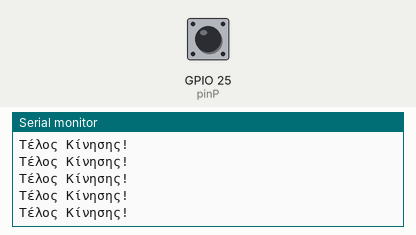
Recording of a sketch running on a simulated ESP32. Shown: the last lines printed to the serial monitor. The inputs (shaded band) are chosen by the test bench; at power-on: GPIO 25 (pinP) LOW.

Above: at 1.2 s.
1.3 s: GPIO 25 (pinP) driven HIGH
At 2.0 s:
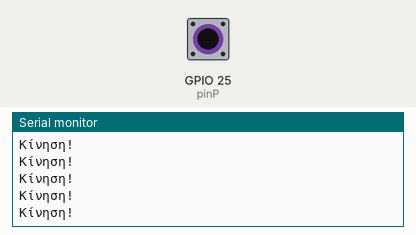
3.2 s: GPIO 25 (pinP) driven LOW
At 4.2 s:
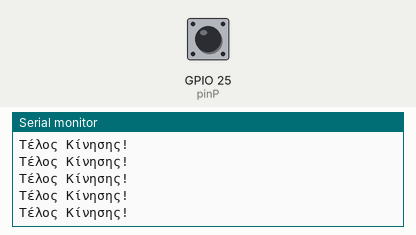
6.2 s: GPIO 25 (pinP) driven HIGH
At 6.9 s:
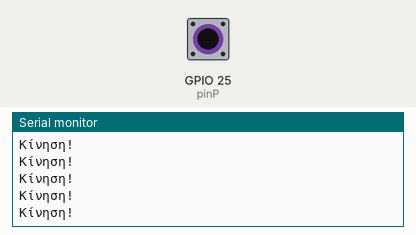
9.2 s: GPIO 25 (pinP) pulsed LOW 2 times (0.12 s each, 0.3 s apart)
12.8 s: GPIO 25 (pinP) driven LOW
At 13.9 s:
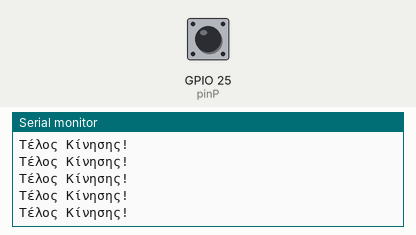
15.8 s: GPIO 25 (pinP) driven HIGH
At 16.9 s:
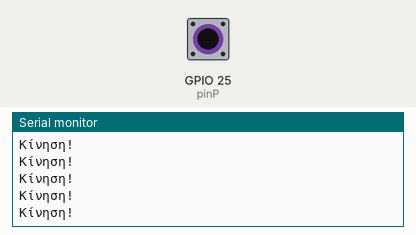

The sketch:

pir_test.ino
```cpp
/*
 Δοκιμαστικό πρόγραμμα για τον αισθητήρα PIR
 Διαβάζει τις τιμές που παίρνει ο αισθητήρας
 και εμφανίζει στο serial monitor αν υπάρχει κίνηση
*/

//Σταθερές
#define pinP 25         //Ονομάζω pinP το pin 25 στο οποίο είναι συνδεδεμένος ο αισθητήρας PIR

//Μεταβλητές
int pir;                //Εδώ θα διαβάζουμε την τιμή από τον αισθητήρα PIR. Η τιμή αυτή μπορεί να είναι HIGH ή LOW δηλαδή 1 ή 0

void setup() {
  pinMode(pinP, INPUT); // Ορίζουμε το pin του αισθητήρα PIR ως είσοδο
  Serial.begin(9600);   // Ξεκινάμε την σειριακή επικοινωνία
}

void loop(){
  pir = digitalRead(pinP);            // Διαβάζουμε την τιμή του αισθητήρα PIR (θα είναι ή HIGH ή LOW)
  if (pir == HIGH) {                  // Ελέγχουμε αν είναι HIGH, που σημαίνει ότι υπάρχει κίνηση
    Serial.println("Κίνηση!");        // Εμφανίζουμε το μήνυμα ότι υπάρχει κίνηση
  } else {                            // Αλλιώς αν είναι LOW, που σημαίνει πως δεν κινείται κάτι
    Serial.println("Τέλος Κίνησης!"); // Εμφανίζουμε το μήνυμα ότι τελείωσε η κίνηση
  }
}
```

Measured:
- after the input at 1.3 s, the serial monitor: prints a new line at once (image 1)
- after the input at 6.2 s, the serial monitor: prints a new line at once (image 3)
- after the input at 12.8 s, the serial monitor: prints a new line at once (image 4)
- after the input at 15.8 s, the serial monitor: prints a new line at once (image 5)
